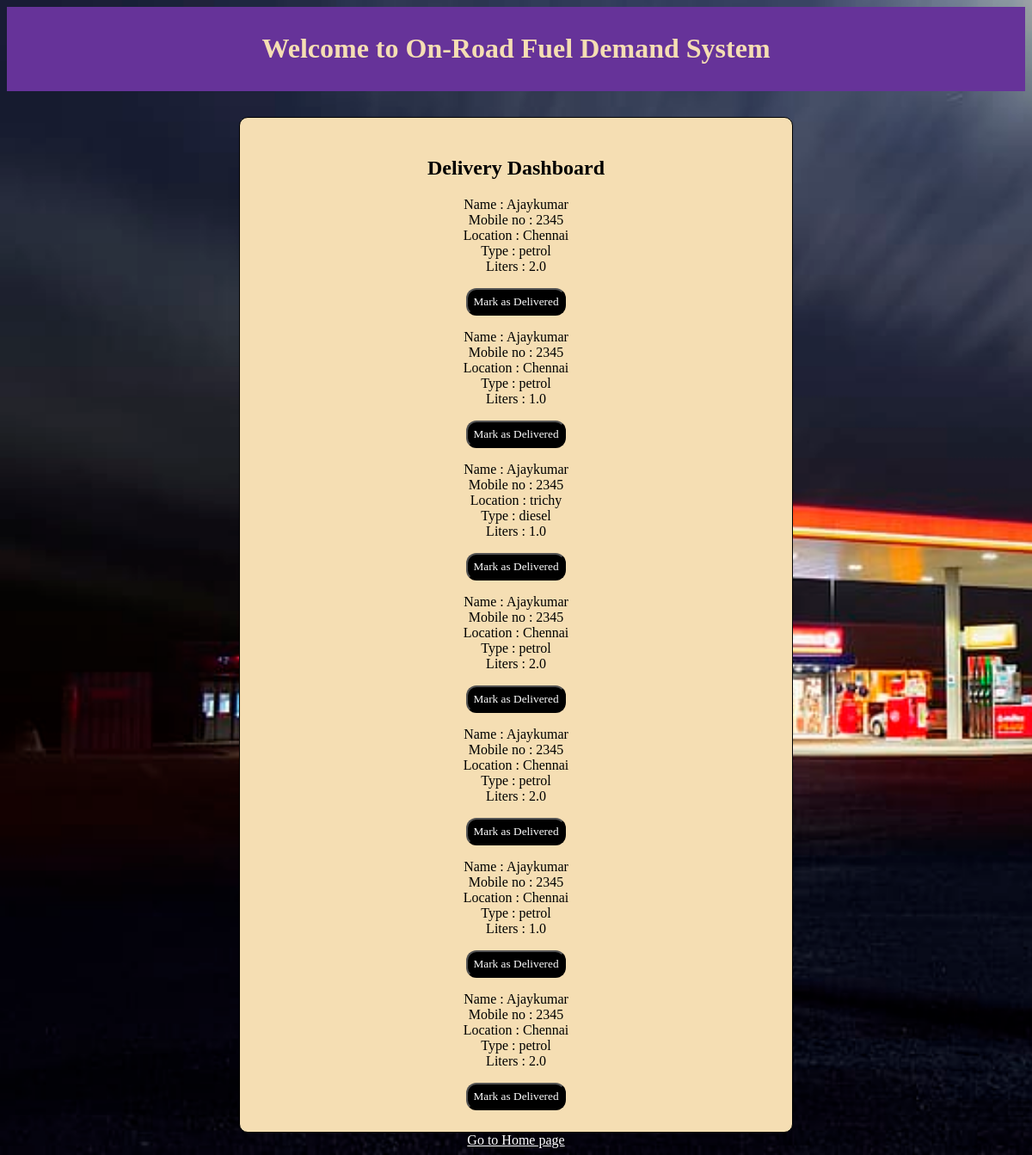
The app's page /delivery/ with its own data.
### fuel/models.py (models this page shows)
class FuelRequest(models.Model):
    name = models.CharField(max_length=100)
    mobile_no = models.CharField(max_length=15)
    location = models.CharField(max_length=200)
    liters = models.FloatField()
    fuel_type = models.CharField(max_length=10, choices=[('petrol', 'Petrol'), ('diesel', 'Diesel')])
    fuel_station = models.CharField(max_length=10, choices=[('hp', 'indian'), ('indian', 'hp')])
    delivery_status = models.CharField(max_length=20, default='Pending')

### fuel/views.py (the view)
# urls.py: path('delivery/', delivery, name='delivery'),
def delivery(request):
    fuel_requests = FuelRequest.objects.filter(delivery_status='Accepted')
    return render(request, 'delivery.html', {'fuel_requests': fuel_requests})

### fuel/templates/delivery.html (shortened to what this page needs)
<!DOCTYPE html>
<html lang="en">
<head>
</head>
<body>
<center>
    <header>
    <h1>Welcome to On-Road Fuel Demand System</h1>
</header>
    <div class="border">
<h2>Delivery Dashboard</h2>
{% for fuel_request in fuel_requests %}
  <p>Name : {{ fuel_request.name }} <br> Mobile no : {{ fuel_request.mobile_no }} <br> Location : {{ fuel_request.location }} <br> Type : {{ fuel_request.fuel_type }} <br> Liters : {{ fuel_request.liters }} </p>
  <a href="{% url 'mark_delivery' fuel_request.id %}"><button>Mark as Delivered</button></a><br>
{% endfor %}
        </div>
<a href="{% url 'home' %}">Go to Home page</a>
</center>
</body>
</html>

### fuel/templates/delivery.html (style rules this page uses)
body { background-image: url('/static/fuel/images/blur-evening-gas-station-highway.jpg'); background-size: cover; }
header { background-color: rebeccapurple; color: wheat; padding: 9px; margin-bottom: 30px; }
.border { border: 1px solid black; width: 50%; padding: 25px; background-color: wheat; border-radius: 10px; font-family: cursive; }
button { padding: 6px; background-color: black; color: white; font-family: cursive; border-radius: 12px; }
a { color: white; }

### records on screen
FuelRequest: name "Ajaykumar", mobile_no "2345", location "Chennai", fuel_type "petrol", liters "2.0"
FuelRequest: name "Ajaykumar", mobile_no "2345", location "Chennai", fuel_type "petrol", liters "1.0"
FuelRequest: name "Ajaykumar", mobile_no "2345", location "trichy", fuel_type "diesel", liters "1.0"
FuelRequest: name "Ajaykumar", mobile_no "2345", location "Chennai", fuel_type "petrol", liters "2.0"
FuelRequest: name "Ajaykumar", mobile_no "2345", location "Chennai", fuel_type "petrol", liters "2.0"
FuelRequest: name "Ajaykumar", mobile_no "2345", location "Chennai", fuel_type "petrol", liters "1.0"
FuelRequest: name "Ajaykumar", mobile_no "2345", location "Chennai", fuel_type "petrol", liters "2.0"
